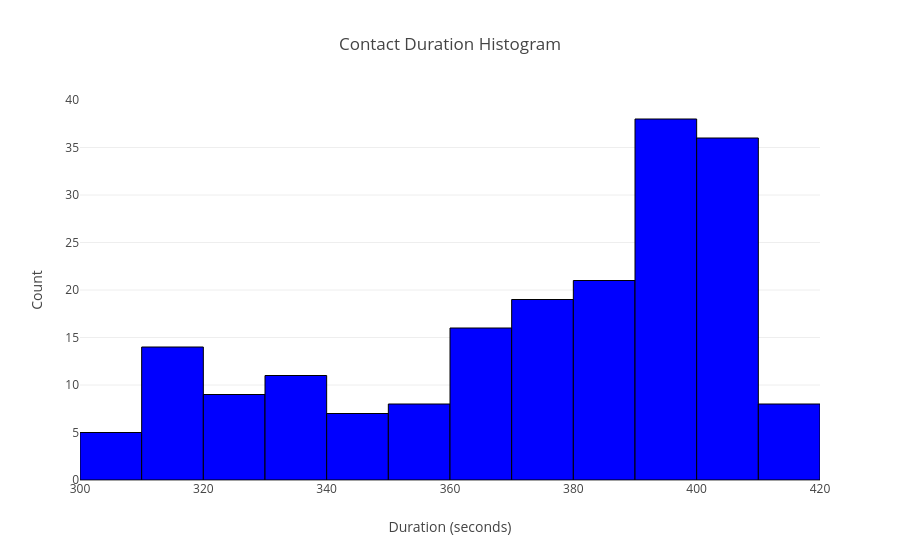

The code cell stored with this chart in its notebook:
### Code cell
# Contact Analysis
contact_statistics = compute_contact_statistics(solution.contacts)

# Display contact duration histogram
contact_duration_hist = plot_contact_duration_histogram(solution.contacts, units='seconds', x_axis_min=200)
contact_duration_hist.show()

### Figure 1 — Plotly figure (JSON) as saved in the notebook; plotly's stock layout.template omitted (floating-point values rounded to 4 significant figures; data arrays with more than 128 entries replaced by an {"elided": "..."} marker saying what was removed)
{"data": [{"marker": {"color": "blue", "line": {"color": "black", "width": 1}}, "type": "histogram", "x": {"elided": "192 float values"}}], "layout": {"autosize": true, "title": {"text": "Contact Duration Histogram"}, "xaxis": {"autorange": true, "range": [300, 420], "title": {"text": "Duration (seconds)"}, "type": "linear"}, "yaxis": {"autorange": true, "range": [0, 40], "title": {"text": "Count"}}}}
